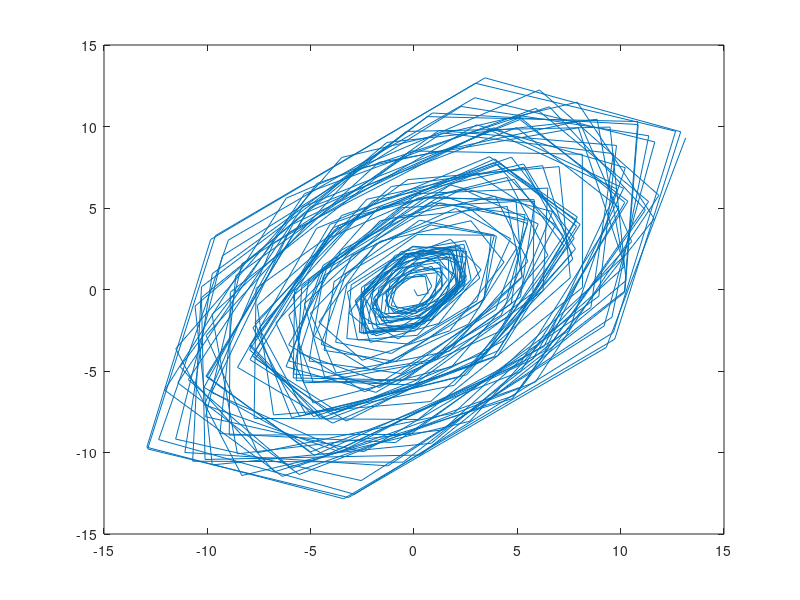
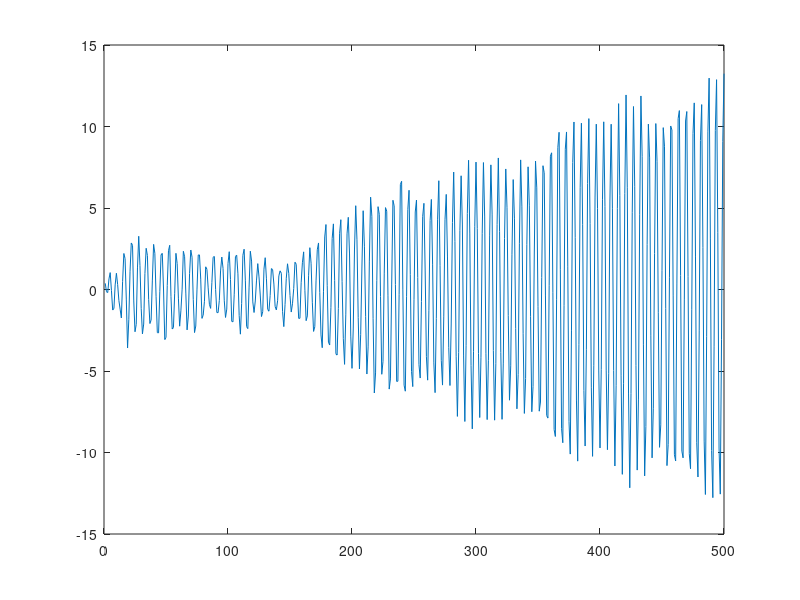

Write the MATLAB code that produced these figures, in order.
y0 = [0,0]';
Y(:,1)=y0;
sigma = .2;
a1 = 1.02;
a2 = -1.01;
Z(1) = Y(1,1) + normrnd(0,sigma);
for i=2:500
    y2 = Y(1,i-1) + normrnd(0,sigma);
    y1 = a1*Y(1,i-1) + a2*Y(2,i-1) + normrnd(0,sigma);
    Y(:,i) = [y1,y2];
    Z(i) = y1 + normrnd(0,sigma);
end

F = [a1 a2; 1 0];
H = [1 0];
P = diag([10,10]);
Q = diag([1,1]);
R = 1;

for i=2:500
    x_est = F*Y(:,i-1);
    P_est = F*P*F' + Q;
    K = P_est*H'*inv(H*P_est*H'+R);
    x = x_est + K*(Z(i)-H*x_est);
    [m,n]=size(P_est);
    P = (eye(m)-K*H)*P_est;
    
    P_hist(i,:,:) = P;
    X(:,i) = x;
end

figure()
plot(Y(1,:),Y(2,:))
figure()
plot(1:500,Z)